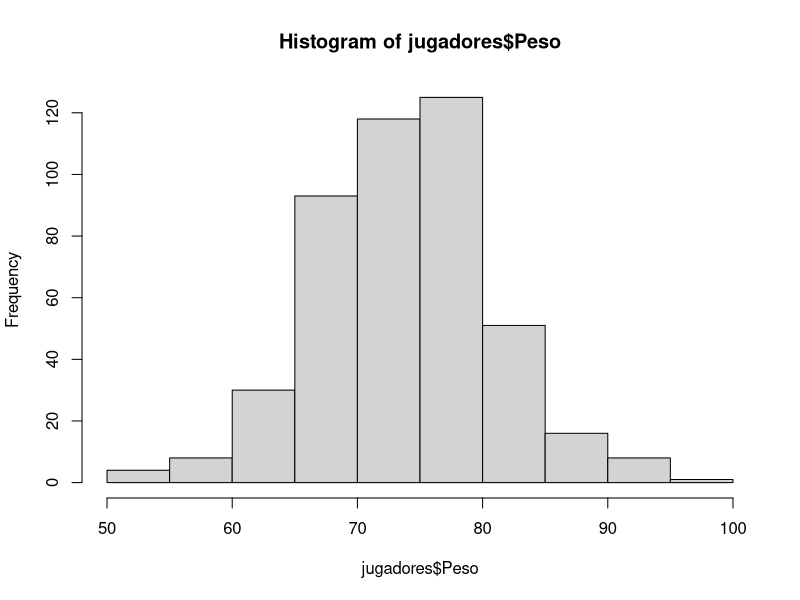

This figure's R source: (Note: this script raises an error after producing the figure.)
library(stringr)
jugadores <- read.csv("./data/Jugadores_mexico.csv")
class(jugadores)

class(jugadores$Juegos.Jugados)

#Quitamos los registros que no contengan nombres

jugadores <-subset(jugadores, Nombre != is.na(jugadores$Nombre))

#Procesado de Peso
jugadores$Peso <- as.character(jugadores$Peso)
jugadores$Peso <- gsub("[ kg]","",jugadores$Peso)
jugadores$Peso <- as.numeric(jugadores$Peso)
pesomedio <- mean(jugadores$Peso, na.rm = TRUE)
jugadores$Peso[is.na(jugadores$Peso)] <- pesomedio
hist(jugadores$Peso)
summary(jugadores$Peso)

#Procesado de Altura
jugadores$Altura <- as.numeric(jugadores$Altura)
alturamedia <- mean(jugadores$Altura, na.rm = TRUE)
jugadores$Altura[is.na(jugadores$Altura)] <- alturamedia

#Procesado de Juegos Jugados, remplazamos por 0 tomado de la pagina oficial
jugadores$Juegos.Jugados[is.na(jugadores$Juegos.Jugados)] <- 0

#Procesado de juegos titular, si no ha tenido Juegos Jugados no puede ser titular
jugadores$Juegos.Titular[is.na(jugadores$Juegos.Titular)] <- 0

#Eliminamos la columna autogoles
jugadores <- jugadores[,-10]

#Procesado de minutos jugados, ya que todos aquellos que tienen NA en minutos jugados tienen 0 partidos jugados
#Rellamos con 0

jugadores$Minutos.Jugados[is.na(jugadores$Minutos.Jugados)] <- 0

#Procesado de Tarjetas amarillas
jugadores$Tarjetas.Amarillas[is.na(jugadores$Tarjetas.Amarillas)] <- 0

#Procesado de goles
jugadores$Goles[is.na(jugadores$Goles)] <- 0

#Procesado Tarjetas Rojas
jugadores$Tarjetas.Rojas[is.na(jugadores$Tarjetas.Rojas)] <- 0

#Procesado de los equipos
jugadores$Equipo...Posicion <- gsub("^\\w*\\sen\\s", "", jugadores$Equipo...Posicion)
jugadores$Equipo...Posicion <- gsub("^\\w*\\s\\w*\\sen\\s", "", jugadores$Equipo...Posicion)
jugadores$Equipo...Posicion <- gsub("\\(\\w*\\s\\w*\\)", "", jugadores$Equipo...Posicion)
jugadores$Equipo...Posicion <- gsub("\\spara\\s\\w*\\s\\d*\\s\\-\\s\\w*\\s\\d*", "", jugadores$Equipo...Posicion)
jugadores$Equipo...Posicion <- gsub("\\spara\\s\\w*\\s\\d*", "", jugadores$Equipo...Posicion)

write.csv(jugadores, file = "./data/clean_jugadores.csv")


